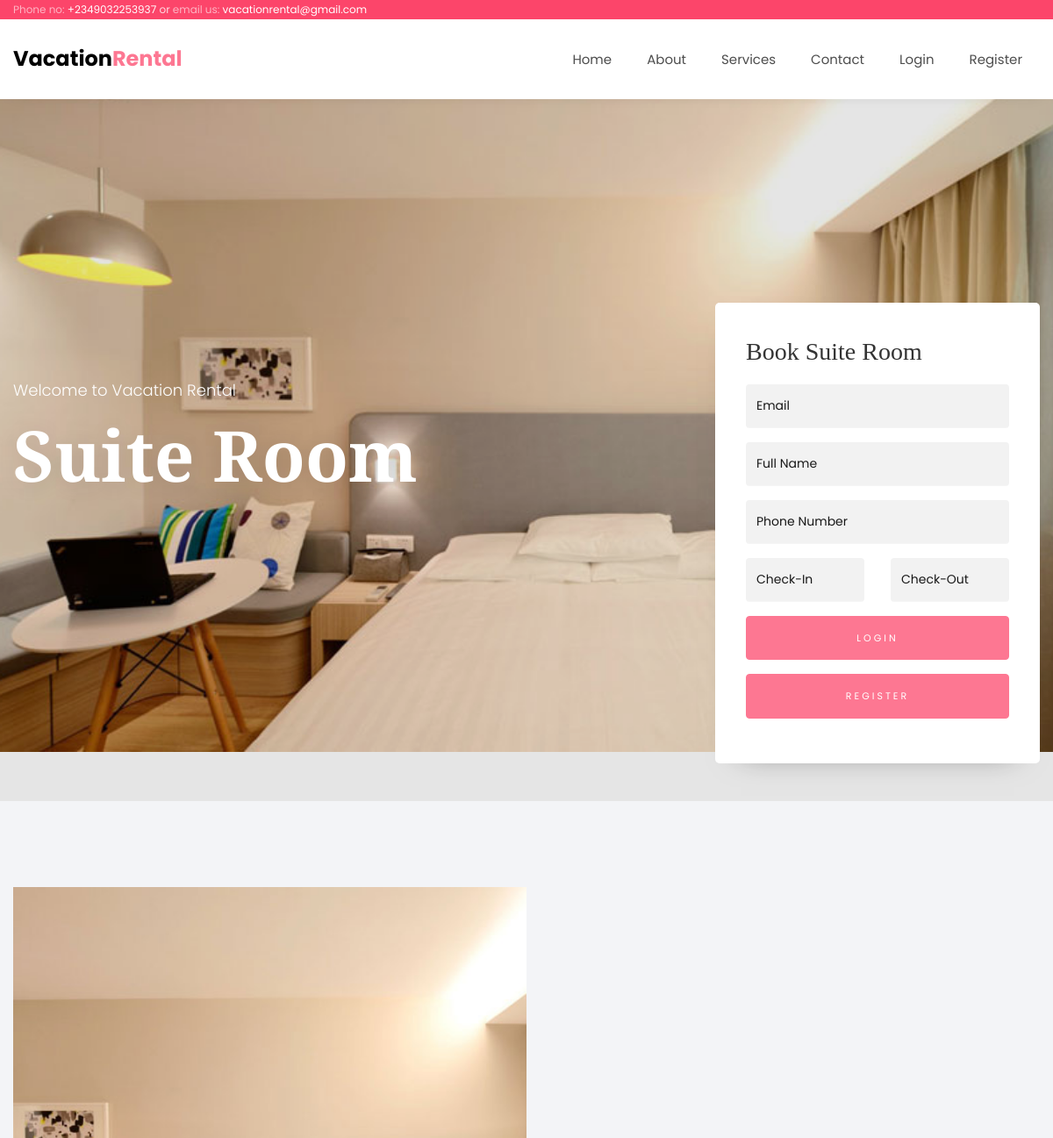
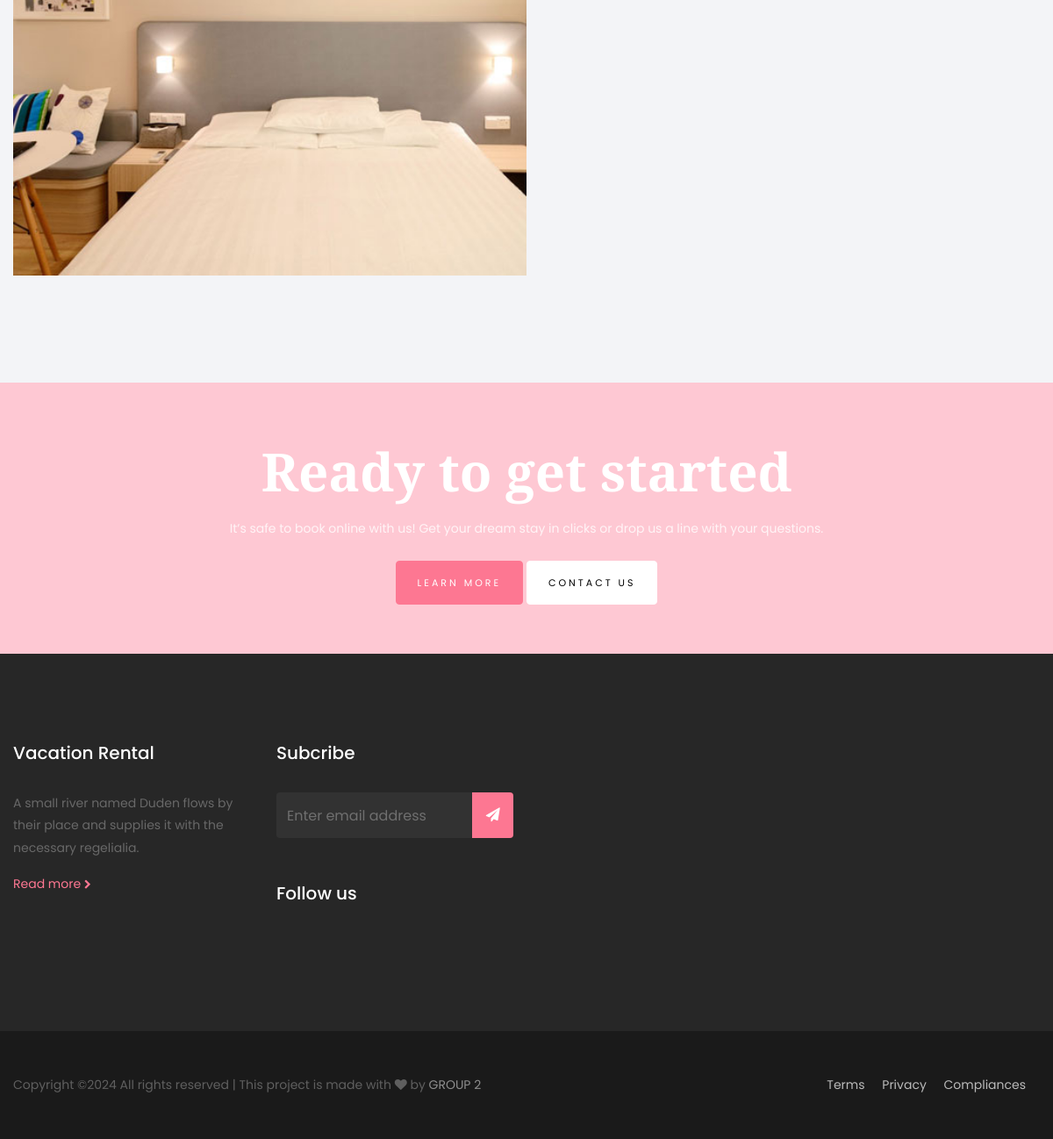
Screenshot of /rooms/room-single.php?id=1 with the database file from the repository (2 pictures, top to bottom).
### tables this page shows
CREATE TABLE `rooms` (
  `id` int(11) NOT NULL,
  `name` varchar(255) NOT NULL,
  `image` varchar(255) NOT NULL,
  `description` text NOT NULL,
  `price` int(11) NOT NULL,
  `num_persons` int(11) NOT NULL,
  `size` int(11) NOT NULL,
  `view` varchar(255) NOT NULL,
  `num_beds` int(11) NOT NULL,
  `hotel_id` int(11) NOT NULL,
  `hotel_name` varchar(255) NOT NULL,
  `uti_description` text NOT NULL,
  `status` int(11) NOT NULL DEFAULT 1,
  `created_at` timestamp NOT NULL DEFAULT current_timestamp()
);

### rooms/room-single.php (the view, shortened to what this page needs)
<?php require "../includes/header.php" ?>
<?php require "../config/config.php" ?>
<?php
	if(isset($_GET['id'])){
		$id = $_GET['id'];
		$room = $conn->query("SELECT * FROM rooms WHERE status = 1 AND id='$id'");
		$room->execute();
		$singleRoom = $room->fetch(PDO::FETCH_OBJ);
} else {
	echo "<script>window.location.href='".APPURL."/404.php'</script>";
}
?>
    <div class="hero-wrap js-fullheight" style="background-image: url('<?php echo ROOMSIMAGES; ?>/<?php echo $singleRoom->image; ?>')" data-stellar-background-ratio="0.5">
      <div class="overlay"></div>
      <div class="container">
        <div class="row no-gutters slider-text js-fullheight align-items-center justify-content-start" data-scrollax-parent="true">
          <div class="col-md-7 ftco-animate">
          	<h2 class="subheading">Welcome to Vacation Rental</h2>
          	<h1 class="mb-4"><?php echo $singleRoom->name; ?></h1>
          </div>
        </div>
      </div>
    </div>
    <section class="ftco-section ftco-book ftco-no-pt ftco-no-pb">
    	<div class="container">
	    	<div class="row justify-content-end">
	    		<div class="col-lg-4">
					<form action="room-single.php?id=<?php echo $id; ?>" method="POST" class="appointment-form" style="margin-top: -568px;">
						<h3 class="mb-3">Book <?php echo $singleRoom->name; ?></h3>
						<div class="row">
						<?php if(isset($_SESSION['username'])) : ?>
							<?php
							$session_login = $_SESSION['username'];
							$user_sql = "SELECT * FROM users WHERE username = :session_login";
							$stmt = $conn->prepare($user_sql);
							$stmt->bindParam(':session_login', $session_login, PDO::PARAM_STR);
							$stmt->execute();
							$user_result = $stmt->fetch(PDO::FETCH_ASSOC);
							?>
							<div class="col-md-12">
								<div class="form-group">
									<input type="text" name="email" class="form-control" value="<?php echo $user_result['email']; ?>" readonly>
								</div>
							</div>
							<div class="col-md-12">
								<div class="form-group">
									<input type="text" name="full_name" class="form-control" value="<?php echo $user_result['username']; ?>" readonly>
								</div>
							</div>
							<div class="col-md-12">
								<div class="form-group">
									<input type="text" name="phone_number" class="form-control" value="<?php echo $user_result['phone']; ?>">
								</div>
							</div>
							<div class="col-md-6">
								<div class="form-group">
								<div class="input-wrap">
									<div class="icon"><span class="ion-md-calendar"></span></div>
										<input type="text" name="check_in" class="form-control appointment_date-check-in" placeholder="Check-In">
									</div>
								</div>
							</div>
							<div class="col-md-6">
									<div class="form-group">
										<div class="icon"><span class="ion-md-calendar"></span></div>
										<input type="text" name="check_out" class="form-control appointment_date-check-out" placeholder="Check-Out">
									</div>
							</div>
							<div class="col-md-12">
								<div class="form-group">
									<input type="submit" name="submit" value="Book and Pay Now" class="btn btn-primary py-3 px-4">
								</div>
							</div>
							<?php else : ?>
								<div class="col-md-12">
									<div class="form-group">
										<input type="text" name="email" class="form-control" placeholder="Email">
									</div>
								</div>
								<div class="col-md-12">
									<div class="form-group">
										<input type="text" name="full_name" class="form-control" placeholder="Full Name">
									</div>
								</div>
								<div class="col-md-12">
									<div class="form-group">
										<input type="text" name="phone_number" class="form-control" placeholder="Phone Number">
									</div>
								</div>
								<div class="col-md-6">
									<div class="form-group">
									<div class="input-wrap">
											<input type="text" name="check_in" class="form-control appointment_date-check-in" placeholder="Check-In">
										</div>
									</div>
								</div>
								<div class="col-md-6">
										<div class="form-group">
											<input type="text" name="check_out" class="form-control appointment_date-check-out" placeholder="Check-Out">
										</div>
								</div>
								<div class="col-md-12">
									<div class="form-group">
										<a class="btn btn-primary py-3 px-4 " href="<?php echo APPURL; ?>/auth/login.php">Login</a>
									</div>
								</div>
								<div class="col-md-12">
									<div class="form-group">
										<a class="btn btn-primary py-3 px-4 " href="<?php echo APPURL; ?>/auth/register.php">Register</a>
									</div>
								</div>
								<?php endif; ?>
						</div>
				</form>
	    		</div>
	    	</div>
	    </div>
    </section>
    <section class="ftco-section bg-light">
			<div class="container">
				<div class="row no-gutters">
					<div class="col-md-6 wrap-about">
						<div class="img img-2 mb-4" style="background-image: url(<?php echo ROOMSIMAGES; ?>/<?php echo $singleRoom->image; ?>);">
						</div>
					</div>
				</div>
			</div>
		</section>
		<section class="ftco-intro" style="background-image: url(<?php echo APPURL; ?>/images/image_2.jpg);" data-stellar-background-ratio="0.5">
			<div class="overlay"></div>
			<div class="container">
				<div class="row justify-content-center">
					<div class="col-md-9 text-center">
						<h2>Ready to get started</h2>
						<p class="mb-4">It’s safe to book online with us! Get your dream stay in clicks or drop us a line with your questions.</p>
						<p class="mb-0"><a href="#" class="btn btn-primary px-4 py-3">Learn More</a> <a href="#" class="btn btn-white px-4 py-3">Contact us</a></p>
					</div>
				</div>
			</div>
		</section>
<?php require "../includes/footer.php" ?>

### rows the page displays
rooms: image (picture), name "Suite Room"
